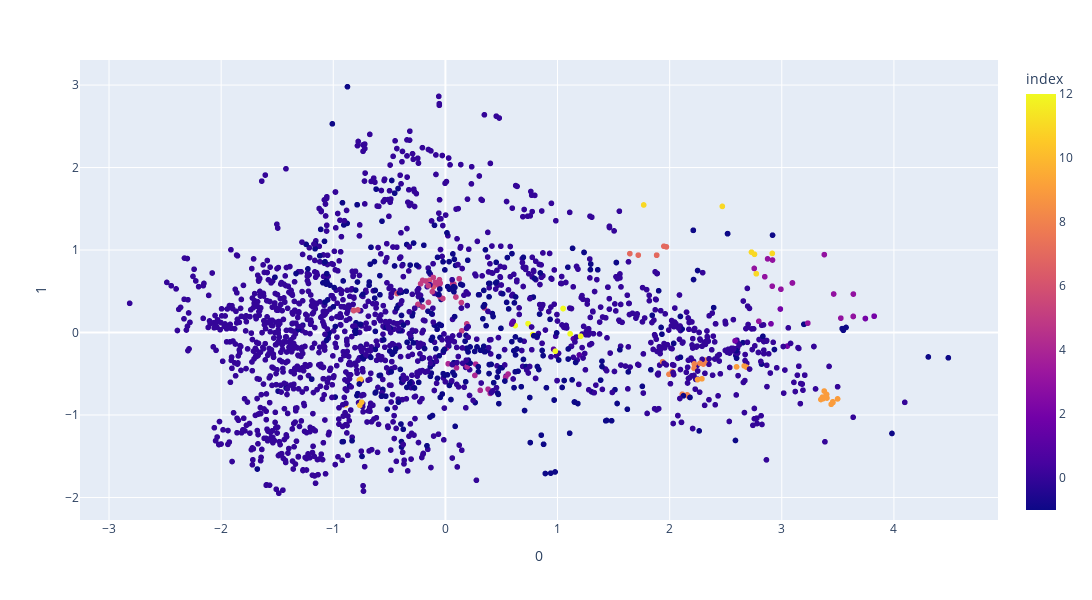

The code cell stored with this chart in its notebook:
### Code cell
std_func.pca_visualize_2d(doc_vec, pd.DataFrame(clustering.labels_))

### Figure 1 — Plotly figure (JSON) as saved in the notebook; plotly's stock layout.template omitted (floating-point values rounded to 4 significant figures; data arrays with more than 128 entries replaced by an {"elided": "..."} marker saying what was removed)
{"data": [{"customdata": {"elided": "2048x1 int values"}, "hovertemplate": "0=%{x}<br>1=%{y}<br>name=%{customdata[0]}<br>index=%{marker.color}<extra></extra>", "legendgroup": "", "marker": {"color": {"elided": "2048 int values"}, "coloraxis": "coloraxis", "symbol": "circle"}, "mode": "markers", "name": "", "showlegend": false, "type": "scattergl", "x": {"elided": "2048 float values"}, "xaxis": "x", "y": {"elided": "2048 float values"}, "yaxis": "y"}], "layout": {"coloraxis": {"colorbar": {"title": {"text": "index"}}, "colorscale": [[0, "#0d0887"], [0.1111, "#46039f"], [0.2222, "#7201a8"], [0.3333, "#9c179e"], [0.4444, "#bd3786"], [0.5556, "#d8576b"], [0.6667, "#ed7953"], [0.7778, "#fb9f3a"], [0.8889, "#fdca26"], [1, "#f0f921"]]}, "height": 600, "legend": {"tracegroupgap": 0}, "margin": {"t": 60}, "width": 1200, "xaxis": {"anchor": "y", "autorange": true, "domain": [0, 1], "range": [-3.255, 4.925], "title": {"text": "0"}, "type": "linear"}, "yaxis": {"anchor": "x", "autorange": true, "domain": [0, 1], "range": [-2.273, 3.304], "title": {"text": "1"}, "type": "linear"}}}
